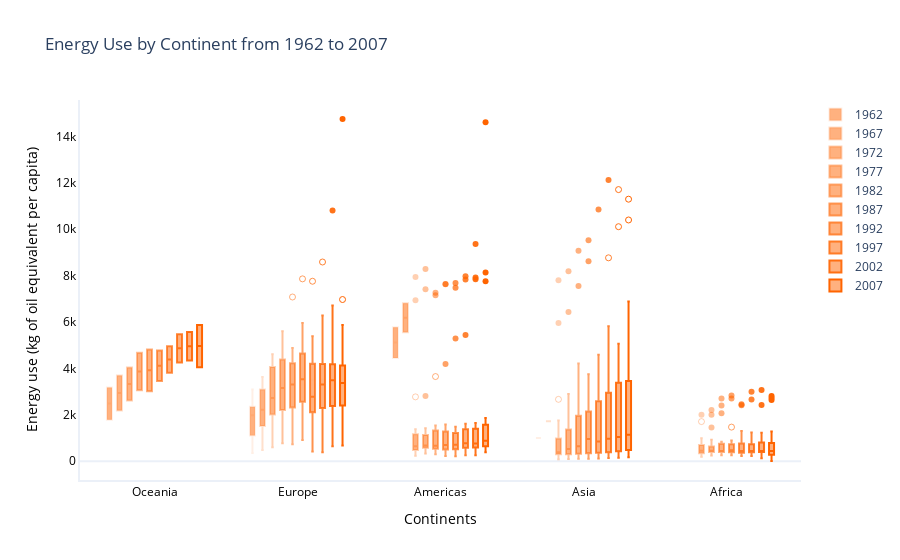

The code cell stored with this chart in its notebook:
### Markdown cell above
<h5>We can see that the p-value for all years is less than 0.05 so we reject the null hypothesis and we conclude that there is a significant difference in energy use across continents.
We will plot the energy use in each continent for each year to complement this analysis</h5>

### Code cell
import plotly.graph_objects as go
#One of the best options to visualize these differences is the boxplot
# We will create a boxplot for each year
fig = go.Figure()
df_sorted = data_energy.sort_values(by='Year')

years = df_sorted['Year'].unique()
for i, year in enumerate(years, start=1):
    df_year = data_energy[data_energy['Year'] == year]
    fig.add_trace(go.Box(y=df_year['Energy use (kg of oil equivalent per capita)'], x=df_year['continent'], name=str(year), 
                         marker_color=f'rgba(255, 100, 0, {i/len(years)})',boxpoints='suspectedoutliers'))

# Update the layout
fig.update_layout(template='plotly_white',
                  title='Energy Use by Continent from 1962 to 2007',
                  xaxis=dict(title= 'Continents',gridcolor='rgba(0,0,0,0)',color='black',linewidth=2),
                  yaxis=dict(title='Energy use (kg of oil equivalent per capita)',gridcolor='rgba(0,0,0,0)',color='black',linewidth=2),
                  boxmode='group',
                  boxgroupgap=0.5)


# Show the plot
fig.show()

### Figure 1 — Plotly figure (JSON) as saved in the notebook; plotly's stock layout.template omitted (floating-point values rounded to 4 significant figures)
{"data": [{"boxpoints": "suspectedoutliers", "marker": {"color": "rgba(255, 100, 0, 0.1)"}, "name": "1962", "type": "box", "x": ["Oceania", "Europe", "Europe", "Americas", "Europe", "Europe", "Europe", "Europe", "Europe", "Europe", "Europe", "Europe", "Asia", "Europe", "Oceania", "Europe", "Europe", "Europe", "Europe", "Europe", "Europe", "Europe", "Europe", "Americas"], "y": [3173.0, 1676.0, 2810.0, 4452.0, 2296.0, 2362.0, 1853.0, 2125.0, 350.1, 3028.0, 1413.0, 1007.0, 1004.0, 2081.0, 1791.0, 2052.0, 1977.0, 363.2, 605.2, 2887.0, 1569.0, 410.0, 3087.0, 5775.0]}, {"boxpoints": "suspectedoutliers", "marker": {"color": "rgba(255, 100, 0, 0.2)"}, "name": "1967", "type": "box", "x": ["Oceania", "Europe", "Europe", "Americas", "Europe", "Europe", "Europe", "Europe", "Europe", "Europe", "Europe", "Europe", "Europe", "Asia", "Europe", "Oceania", "Europe", "Europe", "Europe", "Europe", "Europe", "Europe", "Europe", "Europe", "Americas"], "y": [3693.0, 1920.0, 3183.0, 5557.0, 3061.0, 3126.0, 2242.0, 2388.0, 607.7, 1476.0, 3594.0, 1767.0, 1552.0, 1721.0, 2763.0, 2189.0, 2816.0, 2199.0, 486.6, 881.4, 3630.0, 2041.0, 484.4, 3346.0, 6810.0]}, {"boxpoints": "suspectedoutliers", "marker": {"color": "rgba(255, 100, 0, 0.3)"}, "name": "1972", "type": "box", "x": ["Europe", "Africa", "Africa", "Americas", "Oceania", "Europe", "Asia", "Asia", "Europe", "Africa", "Americas", "Americas", "Europe", "Africa", "Americas", "Americas", "Asia", "Americas", "Americas", "Africa", "Americas", "Europe", "Europe", "Americas", "Americas", "Americas", "Africa", "Europe", "Europe", "Africa", "Europe", "Africa", "Europe", "Americas", "Americas", "Americas", "Europe", "Europe", "Asia", "Asia", "Asia", "Europe", "Asia", "Europe", "Americas", "Asia", "Asia", "Africa", "Asia", "Asia", "Africa", "Asia", "Africa", "Americas", "Africa", "Africa", "Asia", "Asia", "Europe", "Oceania", "Americas", "Africa", "Europe", "Asia", "Asia", "Americas", "Americas", "Americas", "Asia", "Europe", "Europe", "Europe", "Asia", "Africa", "Asia", "Europe", "Africa", "Europe", "Asia", "Africa", "Europe", "Europe", "Africa", "Asia", "Africa", "Americas", "Africa", "Europe", "Europe", "Americas", "Americas", "Asia", "Africa", "Africa"], "y": [865.6, 261.5, 629.3, 1380.0, 4035.0, 2627.0, 5960.0, 86.9, 4474.0, 380.8, 240.2, 741.7, 2263.0, 386.1, 6934.0, 891.3, 477.2, 599.0, 442.4, 453.2, 1155.0, 4614.0, 3859.0, 573.4, 360.6, 485.0, 434.8, 4188.0, 3161.0, 1707.0, 4017.0, 348.9, 1135.0, 491.5, 317.8, 499.3, 1881.0, 4404.0, 268.5, 301.4, 405.2, 2195.0, 1756.0, 2051.0, 1332.0, 2667.0, 297.8, 455.5, 7803.0, 789.6, 952.7, 536.1, 435.1, 856.8, 190.4, 699.0, 281.9, 301.0, 4381.0, 2617.0, 488.0, 583.8, 3503.0, 112.1, 285.2, 1160.0, 540.6, 648.8, 406.5, 2694.0, 745.3, 2132.0, 979.4, 280.8, 1569.0, 3225.0, 1997.0, 1299.0, 314.5, 485.0, 4527.0, 2728.0, 527.1, 367.9, 332.0, 2773.0, 341.7, 605.1, 3748.0, 7941.0, 873.0, 298.2, 857.1, 994.2]}, {"boxpoints": "suspectedoutliers", "marker": {"color": "rgba(255, 100, 0, 0.4)"}, "name": "1977", "type": "box", "x": ["Europe", "Africa", "Africa", "Americas", "Oceania", "Europe", "Asia", "Asia", "Europe", "Africa", "Americas", "Americas", "Europe", "Africa", "Americas", "Americas", "Asia", "Americas", "Americas", "Africa", "Americas", "Europe", "Europe", "Americas", "Americas", "Americas", "Africa", "Europe", "Europe", "Africa", "Europe", "Africa", "Europe", "Americas", "Americas", "Americas", "Europe", "Europe", "Asia", "Asia", "Asia", "Europe", "Asia", "Europe", "Americas", "Asia", "Asia", "Africa", "Asia", "Asia", "Africa", "Asia", "Africa", "Americas", "Africa", "Africa", "Asia", "Asia", "Europe", "Oceania", "Americas", "Africa", "Europe", "Asia", "Asia", "Americas", "Americas", "Americas", "Asia", "Europe", "Europe", "Europe", "Asia", "Africa", "Asia", "Europe", "Africa", "Europe", "Asia", "Africa", "Europe", "Europe", "Africa", "Asia", "Africa", "Americas", "Africa", "Europe", "Europe", "Americas", "Americas", "Asia", "Africa", "Africa"], "y": [923.7, 398.7, 535.3, 1421.0, 4671.0, 2797.0, 8187.0, 97.86, 4590.0, 363.7, 331.4, 868.5, 2954.0, 402.6, 7410.0, 779.4, 577.2, 638.0, 528.2, 449.5, 1425.0, 4716.0, 3830.0, 602.0, 568.1, 622.1, 432.5, 4516.0, 3156.0, 2001.0, 4336.0, 381.5, 1470.0, 574.4, 350.4, 512.6, 2429.0, 5603.0, 283.3, 347.9, 626.4, 2204.0, 1786.0, 2204.0, 1153.0, 2900.0, 473.5, 455.6, 6430.0, 696.2, 1455.0, 621.7, 474.2, 1064.0, 252.0, 608.4, 276.2, 302.1, 4560.0, 3055.0, 585.0, 634.3, 4060.0, 761.7, 302.6, 899.8, 580.5, 678.5, 456.7, 3252.0, 845.4, 2735.0, 1369.0, 281.8, 1763.0, 3781.0, 2209.0, 1668.0, 293.8, 445.5, 5055.0, 2878.0, 455.4, 451.5, 328.0, 2809.0, 427.3, 778.4, 3695.0, 8286.0, 868.8, 257.9, 819.8, 921.7]}, {"boxpoints": "suspectedoutliers", "marker": {"color": "rgba(255, 100, 0, 0.5)"}, "name": "1982", "type": "box", "x": ["Europe", "Africa", "Africa", "Americas", "Oceania", "Europe", "Asia", "Asia", "Europe", "Africa", "Americas", "Africa", "Americas", "Europe", "Africa", "Americas", "Americas", "Asia", "Americas", "Americas", "Africa", "Americas", "Europe", "Europe", "Americas", "Americas", "Americas", "Africa", "Europe", "Europe", "Africa", "Europe", "Africa", "Europe", "Americas", "Americas", "Americas", "Europe", "Europe", "Asia", "Asia", "Asia", "Europe", "Asia", "Europe", "Americas", "Asia", "Asia", "Africa", "Asia", "Asia", "Africa", "Asia", "Africa", "Americas", "Africa", "Africa", "Asia", "Asia", "Europe", "Oceania", "Americas", "Africa", "Europe", "Asia", "Asia", "Americas", "Americas", "Americas", "Asia", "Europe", "Europe", "Europe", "Asia", "Africa", "Asia", "Europe", "Africa", "Europe", "Asia", "Africa", "Europe", "Europe", "Africa", "Asia", "Africa", "Americas", "Africa", "Europe", "Europe", "Americas", "Americas", "Asia", "Africa", "Africa"], "y": [966.7, 771.2, 514.4, 1417.0, 4817.0, 2830.0, 9071.0, 105.5, 4208.0, 355.3, 462.4, 739.3, 867.2, 3309.0, 423.4, 7149.0, 763.2, 606.8, 635.4, 455.8, 393.4, 1537.0, 4634.0, 3422.0, 596.9, 666.6, 595.2, 434.1, 4805.0, 3272.0, 2070.0, 4258.0, 376.7, 1537.0, 482.7, 301.8, 520.4, 2631.0, 7076.0, 299.6, 388.8, 690.3, 2357.0, 1958.0, 2207.0, 1040.0, 2841.0, 875.5, 437.7, 7548.0, 678.6, 2398.0, 898.7, 414.6, 1465.0, 268.3, 523.8, 270.2, 305.7, 3785.0, 3013.0, 469.3, 689.5, 4262.0, 1152.0, 336.9, 796.5, 630.6, 632.7, 461.9, 3412.0, 1119.0, 2877.0, 4215.0, 260.7, 1987.0, 3755.0, 2700.0, 1762.0, 324.1, 431.0, 4878.0, 2984.0, 414.7, 456.5, 327.3, 3648.0, 493.0, 732.7, 3397.0, 7259.0, 766.1, 271.2, 756.6, 842.4]}, {"boxpoints": "suspectedoutliers", "marker": {"color": "rgba(255, 100, 0, 0.6)"}, "name": "1987", "type": "box", "x": ["Europe", "Africa", "Africa", "Americas", "Oceania", "Europe", "Asia", "Asia", "Europe", "Africa", "Americas", "Africa", "Americas", "Europe", "Africa", "Americas", "Americas", "Asia", "Americas", "Americas", "Africa", "Americas", "Europe", "Europe", "Americas", "Americas", "Americas", "Africa", "Europe", "Europe", "Africa", "Europe", "Africa", "Europe", "Americas", "Americas", "Americas", "Europe", "Europe", "Asia", "Asia", "Asia", "Europe", "Asia", "Europe", "Americas", "Asia", "Asia", "Africa", "Asia", "Asia", "Africa", "Asia", "Africa", "Americas", "Asia", "Africa", "Africa", "Asia", "Asia", "Europe", "Oceania", "Americas", "Africa", "Europe", "Asia", "Asia", "Americas", "Americas", "Americas", "Asia", "Europe", "Europe", "Europe", "Asia", "Africa", "Asia", "Europe", "Africa", "Europe", "Asia", "Africa", "Europe", "Europe", "Africa", "Asia", "Africa", "Americas", "Africa", "Europe", "Europe", "Americas", "Americas", "Asia", "Africa", "Africa"], "y": [921.9, 827.6, 502.6, 1477.0, 4772.0, 3175.0, 9523.0, 106.9, 4728.0, 347.3, 341.5, 743.7, 987.6, 3411.0, 417.7, 7641.0, 826.3, 694.4, 696.1, 491.5, 383.4, 1578.0, 4978.0, 3820.0, 594.4, 602.5, 503.5, 437.2, 5961.0, 3691.0, 1470.0, 4616.0, 363.9, 1792.0, 448.7, 226.3, 481.3, 2895.0, 7857.0, 325.7, 436.7, 958.2, 2609.0, 2278.0, 2407.0, 765.5, 3044.0, 998.4, 464.0, 8617.0, 996.9, 2700.0, 1079.0, 512.0, 1379.0, 1746.0, 277.5, 474.5, 269.3, 307.1, 4388.0, 3453.0, 502.4, 674.5, 5048.0, 1412.0, 376.3, 730.8, 699.1, 541.0, 433.4, 3535.0, 1241.0, 3028.0, 3751.0, 254.2, 2758.0, 4075.0, 2831.0, 1919.0, 328.1, 397.4, 5763.0, 3431.0, 394.1, 531.8, 328.1, 4189.0, 542.6, 918.0, 3619.0, 7622.0, 718.4, 286.7, 700.1, 896.7]}, {"boxpoints": "suspectedoutliers", "marker": {"color": "rgba(255, 100, 0, 0.7)"}, "name": "1992", "type": "box", "x": ["Europe", "Africa", "Africa", "Americas", "Oceania", "Europe", "Asia", "Asia", "Europe", "Africa", "Americas", "Europe", "Africa", "Americas", "Europe", "Africa", "Americas", "Americas", "Asia", "Americas", "Americas", "Africa", "Europe", "Americas", "Europe", "Europe", "Americas", "Americas", "Americas", "Africa", "Africa", "Europe", "Europe", "Africa", "Europe", "Africa", "Europe", "Americas", "Americas", "Americas", "Europe", "Europe", "Asia", "Asia", "Asia", "Europe", "Asia", "Europe", "Americas", "Asia", "Asia", "Africa", "Asia", "Africa", "Asia", "Africa", "Americas", "Asia", "Africa", "Africa", "Asia", "Africa", "Asia", "Europe", "Oceania", "Americas", "Africa", "Europe", "Asia", "Asia", "Americas", "Americas", "Americas", "Asia", "Europe", "Europe", "Europe", "Asia", "Africa", "Europe", "Asia", "Europe", "Europe", "Africa", "Europe", "Asia", "Africa", "Europe", "Europe", "Africa", "Asia", "Africa", "Americas", "Africa", "Europe", "Europe", "Americas", "Americas", "Asia", "Africa", "Africa"], "y": [418.3, 883.7, 511.2, 1484.0, 4959.0, 3239.0, 10840.0, 119.4, 5093.0, 321.3, 399.8, 1034.0, 979.1, 929.0, 2396.0, 397.3, 7479.0, 1142.0, 752.6, 704.4, 705.5, 373.7, 1502.0, 1214.0, 4222.0, 3562.0, 603.8, 629.2, 525.5, 277.6, 431.2, 5381.0, 3954.0, 1298.0, 4191.0, 366.5, 2130.0, 497.3, 219.1, 483.3, 2423.0, 7755.0, 365.4, 574.3, 1311.0, 2775.0, 2581.0, 2627.0, 1215.0, 3652.0, 1015.0, 445.1, 868.6, 2452.0, 1567.0, 657.8, 1453.0, 1489.0, 328.0, 420.3, 251.1, 496.5, 309.7, 4502.0, 3808.0, 509.8, 719.3, 5160.0, 2756.0, 412.4, 715.4, 712.7, 408.4, 460.5, 2569.0, 1814.0, 2053.0, 4421.0, 222.6, 2020.0, 4588.0, 3411.0, 2584.0, 2414.0, 2436.0, 327.9, 386.7, 5369.0, 3613.0, 369.8, 840.1, 328.7, 5286.0, 641.7, 960.9, 3685.0, 7677.0, 855.1, 276.1, 662.7, 923.5]}, {"boxpoints": "suspectedoutliers", "marker": {"color": "rgba(255, 100, 0, 0.8)"}, "name": "1997", "type": "box", "x": ["Europe", "Africa", "Africa", "Americas", "Oceania", "Europe", "Asia", "Asia", "Europe", "Africa", "Americas", "Europe", "Africa", "Americas", "Europe", "Asia", "Africa", "Americas", "Americas", "Asia", "Americas", "Americas", "Africa", "Europe", "Americas", "Europe", "Europe", "Americas", "Americas", "Americas", "Africa", "Africa", "Europe", "Europe", "Africa", "Europe", "Africa", "Europe", "Americas", "Americas", "Americas", "Europe", "Europe", "Asia", "Asia", "Asia", "Europe", "Asia", "Europe", "Americas", "Asia", "Asia", "Africa", "Asia", "Asia", "Africa", "Asia", "Africa", "Americas", "Asia", "Africa", "Africa", "Asia", "Africa", "Asia", "Europe", "Oceania", "Americas", "Africa", "Europe", "Asia", "Asia", "Americas", "Americas", "Americas", "Asia", "Europe", "Europe", "Europe", "Asia", "Africa", "Europe", "Asia", "Europe", "Europe", "Africa", "Europe", "Asia", "Africa", "Europe", "Europe", "Africa", "Asia", "Africa", "Americas", "Africa", "Europe", "Europe", "Americas", "Americas", "Asia", "Africa", "Africa"], "y": [384.6, 804.8, 494.2, 1614.0, 5470.0, 3543.0, 12120.0, 135.2, 5580.0, 350.8, 561.1, 712.9, 900.2, 1062.0, 2504.0, 265.9, 396.7, 7966.0, 1559.0, 871.6, 709.8, 647.0, 386.2, 1705.0, 1126.0, 4185.0, 3848.0, 749.8, 721.7, 624.1, 319.2, 435.1, 6277.0, 4049.0, 1236.0, 4203.0, 398.3, 2282.0, 526.3, 252.5, 528.9, 2527.0, 8584.0, 399.1, 690.8, 1862.0, 3255.0, 2881.0, 2834.0, 1334.0, 4049.0, 992.0, 441.0, 8765.0, 1698.0, 2992.0, 2064.0, 712.6, 1399.0, 951.9, 362.3, 390.7, 263.2, 594.8, 316.8, 4579.0, 4259.0, 503.0, 696.9, 5478.0, 3028.0, 448.9, 777.7, 877.0, 440.6, 501.0, 2643.0, 2083.0, 1990.0, 4355.0, 221.0, 2300.0, 5818.0, 3362.0, 3310.0, 2655.0, 2666.0, 380.1, 392.3, 5672.0, 3526.0, 357.3, 1165.0, 384.1, 5438.0, 679.1, 1166.0, 3761.0, 7829.0, 880.6, 335.2, 617.2, 804.5]}, {"boxpoints": "suspectedoutliers", "marker": {"color": "rgba(255, 100, 0, 0.9)"}, "name": "2002", "type": "box", "x": ["Europe", "Africa", "Africa", "Americas", "Oceania", "Europe", "Asia", "Asia", "Europe", "Africa", "Americas", "Europe", "Africa", "Americas", "Europe", "Asia", "Africa", "Americas", "Americas", "Asia", "Americas", "Americas", "Africa", "Europe", "Americas", "Europe", "Europe", "Americas", "Americas", "Americas", "Africa", "Africa", "Europe", "Europe", "Africa", "Europe", "Africa", "Europe", "Americas", "Americas", "Americas", "Europe", "Europe", "Asia", "Asia", "Asia", "Europe", "Asia", "Europe", "Americas", "Asia", "Asia", "Africa", "Asia", "Asia", "Africa", "Asia", "Africa", "Americas", "Asia", "Africa", "Africa", "Asia", "Africa", "Asia", "Europe", "Oceania", "Americas", "Africa", "Africa", "Europe", "Asia", "Asia", "Americas", "Americas", "Americas", "Asia", "Europe", "Europe", "Europe", "Asia", "Africa", "Europe", "Asia", "Europe", "Europe", "Africa", "Europe", "Asia", "Africa", "Europe", "Europe", "Africa", "Asia", "Africa", "Americas", "Africa", "Europe", "Europe", "Americas", "Americas", "Asia", "Africa", "Africa"], "y": [645.1, 904.5, 515.4, 1502.0, 5570.0, 3765.0, 11700.0, 149.9, 5461.0, 305.0, 528.8, 1157.0, 1033.0, 1081.0, 2401.0, 315.0, 389.5, 7920.0, 1645.0, 978.6, 606.3, 748.2, 406.1, 1857.0, 1053.0, 4163.0, 3535.0, 819.8, 739.5, 720.4, 197.5, 439.3, 6705.0, 4226.0, 1229.0, 4108.0, 317.5, 2598.0, 590.5, 261.4, 516.4, 2520.0, 10800.0, 423.6, 760.1, 1131.0, 3661.0, 2863.0, 3018.0, 1372.0, 4006.0, 1024.0, 441.0, 10110.0, 1484.0, 3072.0, 2184.0, 873.2, 1413.0, 1058.0, 402.3, 395.1, 266.4, 579.9, 345.4, 4688.0, 4337.0, 508.7, 130.0, 721.3, 5503.0, 3891.0, 455.9, 834.7, 705.4, 446.3, 477.5, 2314.0, 2477.0, 1755.0, 4908.0, 253.3, 2120.0, 5066.0, 3484.0, 3424.0, 2421.0, 3108.0, 432.8, 411.1, 5802.0, 3553.0, 416.0, 1283.0, 424.0, 9357.0, 801.5, 1140.0, 3686.0, 7843.0, 762.7, 420.4, 598.5, 772.7]}, {"boxpoints": "suspectedoutliers", "marker": {"color": "rgba(255, 100, 0, 1.0)"}, "name": "2007", "type": "box", "x": ["Europe", "Africa", "Africa", "Americas", "Oceania", "Europe", "Asia", "Asia", "Europe", "Africa", "Americas", "Europe", "Africa", "Americas", "Europe", "Asia", "Africa", "Americas", "Americas", "Asia", "Americas", "Africa", "Americas", "Africa", "Europe", "Americas", "Europe", "Europe", "Africa", "Americas", "Americas", "Americas", "Africa", "Africa", "Africa", "Europe", "Europe", "Africa", "Europe", "Africa", "Europe", "Americas", "Africa", "Americas", "Americas", "Europe", "Europe", "Asia", "Asia", "Asia", "Europe", "Asia", "Europe", "Americas", "Asia", "Asia", "Africa", "Asia", "Asia", "Africa", "Africa", "Asia", "Africa", "Americas", "Asia", "Europe", "Africa", "Africa", "Asia", "Africa", "Asia", "Europe", "Oceania", "Americas", "Africa", "Africa", "Europe", "Asia", "Asia", "Americas", "Americas", "Americas", "Asia", "Europe", "Europe", "Europe", "Africa", "Asia", "Africa", "Europe", "Asia", "Europe", "Europe", "Africa", "Europe", "Asia", "Africa", "Africa", "Europe", "Europe", "Africa", "Asia", "Africa", "Americas", "Africa", "Europe", "Europe", "Americas", "Americas", "Asia", "Africa", "Africa"], "y": [679.9, 1075.0, 561.6, 1847.0, 5868.0, 4030.0, 11290.0, 173.6, 5389.0, 368.2, 561.1, 1381.0, 1028.0, 1221.0, 2666.0, 253.3, 332.3, 8131.0, 1860.0, 1551.0, 637.5, 63.13, 1032.0, 539.7, 2102.0, 904.7, 4469.0, 3623.0, 178.9, 763.4, 833.2, 748.1, 2642.0, 162.7, 442.9, 6967.0, 4120.0, 1282.0, 3986.0, 278.8, 2735.0, 616.9, 62.2, 384.5, 657.4, 2658.0, 14750.0, 486.3, 788.6, 892.4, 3416.0, 2898.0, 3062.0, 1578.0, 4025.0, 1252.0, 462.2, 10400.0, 1035.0, 9.715, 2726.0, 2743.0, 1008.0, 1551.0, 1377.0, 1928.0, 487.4, 407.3, 307.9, 659.4, 357.1, 4844.0, 4054.0, 522.0, 128.0, 747.1, 5865.0, 6882.0, 523.3, 879.5, 708.8, 506.6, 434.4, 2527.0, 2402.0, 1904.0, 274.9, 5380.0, 252.4, 2248.0, 4677.0, 3320.0, 3628.0, 2805.0, 3180.0, 470.8, 366.5, 372.7, 5472.0, 3410.0, 442.6, 1586.0, 417.1, 14610.0, 884.0, 1439.0, 3442.0, 7758.0, 947.8, 540.1, 588.0, 725.7]}], "layout": {"boxgroupgap": 0.5, "boxmode": "group", "title": {"text": "Energy Use by Continent from 1962 to 2007"}, "xaxis": {"color": "black", "gridcolor": "rgba(0,0,0,0)", "linewidth": 2, "title": {"text": "Continents"}}, "yaxis": {"color": "black", "gridcolor": "rgba(0,0,0,0)", "linewidth": 2, "title": {"text": "Energy use (kg of oil equivalent per capita)"}}}}
